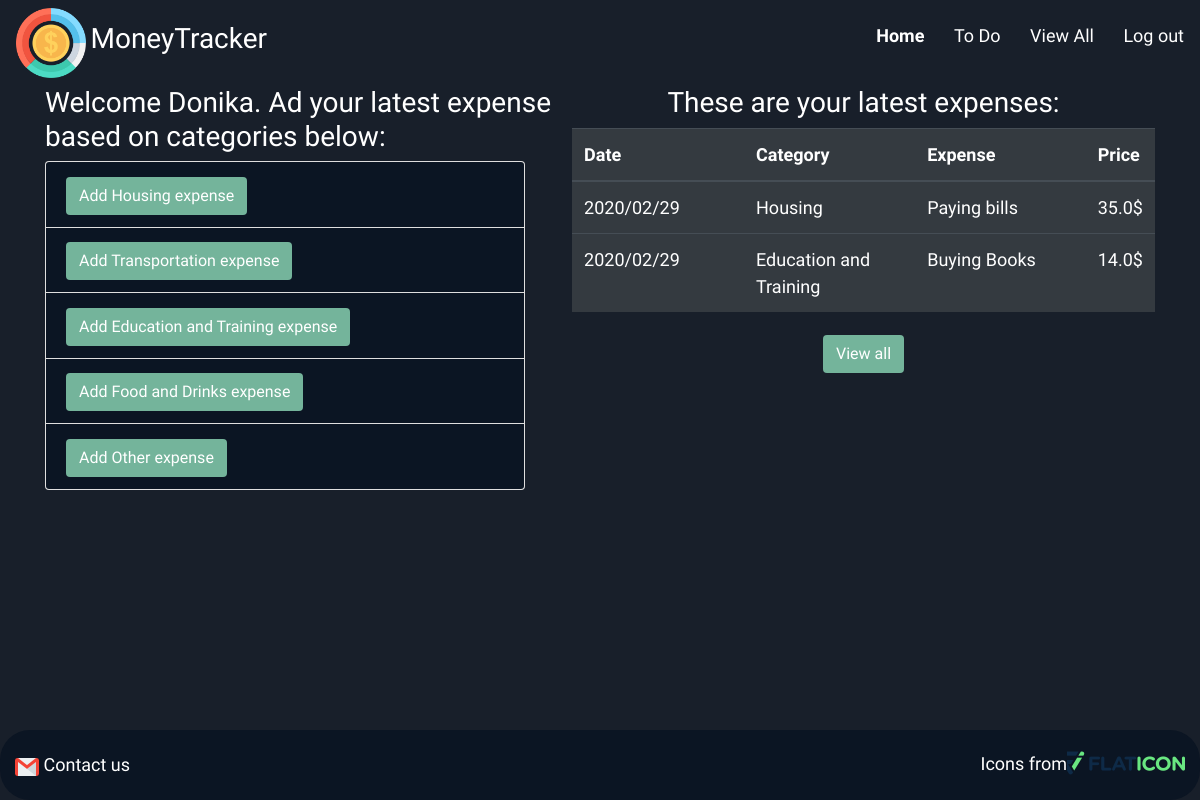
Before: /home (signed in) with the older database file.
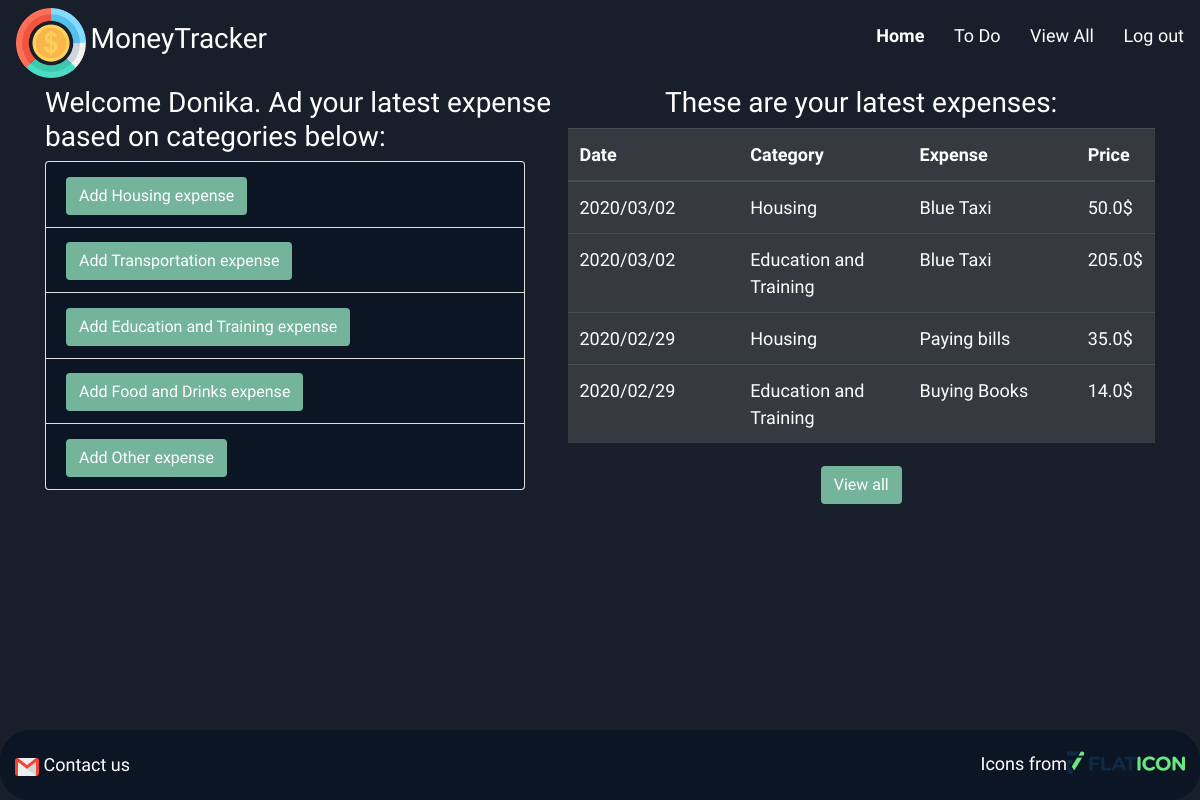
After: the same page with the newer database file.
### models.py (models this page shows, shortened)
class User(db.Model):
    __tablename__ = 'users'
    id = db.Column(db.Integer, primary_key=True)
    first_name = db.Column(db.String(45))
    last_name = db.Column(db.String(45))
    email = db.Column(db.String(255))
    password = db.Column(db.String(255))
    monthly_income = db.Column(db.Float)
    created_at = db.Column(db.DateTime, server_default=func.now())
    updated_at = db.Column(db.DateTime, server_default=func.now(), onupdate=func.now())
    user_expenses = db.relationship('UserExpense',  lazy=True,backref=db.backref('expenses_author'))
    user_todos = db.relationship('UserTodo',lazy=True,backref=db.backref('todos_author'))

class Category(db.Model):
    __tablename__ = 'categories'
    id = db.Column(db.Integer, primary_key=True)
    name = db.Column(db.String())
    category_expenses = db.relationship('UserExpense',  lazy=True,backref=db.backref('expenses_category'))
    category_todos = db.relationship('UserTodo', lazy=True,backref=db.backref('todos_category'))

class UserExpense(db.Model):
    __tablename__ = 'expenses'
    __table_args__ = {'extend_existing': True}

### controller_functions.py (the view)
def home():
    if 'user_id' in session:
        logged_in_user = User.query.filter_by(id=session['user_id']).first()
        categories = Category.query.all()
        sql = text("SELECT e.*, c.name as category_name, strftime('%Y', e.updated_at) AS year, strftime('%m', e.updated_at) AS month, strftime('%d', e.updated_at) AS day FROM expenses e JOIN categories c ON e.category_id = c.id WHERE e.user_id = "+str(session['user_id'])+" ORDER BY e.updated_at DESC LIMIT 5")
        result = db.engine.execute(sql)
        expenses = result.fetchall()
        return render_template("home.html", expenses=expenses, logged_in_user=logged_in_user, categories=categories)
    else:
        return redirect('/login')

### templates/home.html (shortened to what this page needs)
<!DOCTYPE html>
<html lang="en">
<head>
	<link rel="stylesheet" href="https://cdnjs.cloudflare.com/ajax/libs/font-awesome/4.7.0/css/font-awesome.min.css">
	<link rel="stylesheet" href="https://stackpath.bootstrapcdn.com/bootstrap/4.4.1/css/bootstrap.min.css">
	<link rel="stylesheet" type="text/css" href="{{url_for('static',filename = 'css/style.css')}}">
</head>
<body>
	<div class="wrapper home">
		{% include 'includes/header.html' %}
			<div class="container">
				<div class="accordion" id="addExpense">
					<h3>Welcome {{logged_in_user.first_name}}. Ad your latest expense based on categories below: </h3>
					{% for category in categories %}
						<div class="card" style="width: 30rem;">
						    <div class="card-header" id="{{'heading'+category.id|string}}">
						      	<h2 class="mb-0">
						        	<button class="btn collapsed" type="button" data-toggle="collapse" data-target="{{'#collapse'+category.id|string}}"aria-expanded="false" aria-controls="{{'collapse'+category.id|string}}">
						          	Add {{category.name}} expense
						        	</button>
						      	</h2>
						    </div>
						</div>
					{%endfor%}
				</div>
				<div class="table-content">
					<h3>These are your latest expenses:</h3>
					<table class="table table-hover table-dark">
					  	<thead>
					    	<tr>
							    <th scope="col">Date</th>
							    <th scope="col">Category</th>
							    <th scope="col">Expense</th>
							    <th scope="col">Price</th>
					    	</tr>
					  	</thead>
					  	<tbody>
					  		{%for expense in expenses %}
						    	<tr>
							      	<td>{{expense.year}}/{{expense.month}}/{{expense.day}}</td>
							      	<td>{{expense.category_name}}</td>
							      	<td>{{expense.content}}</td>
							      	<td>{{expense.amount}}$</td>
						    	</tr>
							{%endfor%}
					   </tbody>
					</table>
					<a href="/view_all" class="btn">View all</a>
				</div>
			</div>
		{% include 'includes/footer.html' %}
	</div>
</body>
</html>

### templates/includes/header.html (shortened to what this page needs)
<link rel="stylesheet" type="text/css" href="{{url_for('static',filename = 'css/style.css')}}">
<div class="navbar">
    <div class="logo">
        <img src="{{url_for('static',filename = 'img/coin.png')}}">
        <h3>MoneyTracker</h3>
    </div>
    <div class="links">
        <ul>
            <li id="/home"><a href="/home" class="">Home</a></li>
            <li id="/toDoList"><a href="/toDoList" class="">To Do</a></li>
            <li id="/view_all"><a href="/view_all" class="">View All</a></li>
            <li id="/logout"><a href="/logout" class="">Log out</a></li>
        </ul>
    </div>
</div>

### templates/includes/footer.html
<footer>
	<p><img src="{{url_for('static', filename = 'img/gmail.png')}}"> <a href="mailto:email@example.com">Contact us</a></p>
	<p>Icons from<a href="https://www.flaticon.com/" title="Flaticon"><img  id="flaticon" src="{{url_for('static', filename = 'img/flaticon.png')}}"></a></p>
</footer>

### static/css/style.css (style rules this page uses)
body { background: hsl(218, 28%, 13%); }
.wrapper { height: 100vh; background: hsl(218, 28%, 13%); color: white; line-height: 1.5; font-family: 'Raleway', sans-serif; font-size: 18px; }
.navbar h3 { display: inline-block; }
.navbar img { width: 70px; height: 70px; }
.navbar a { text-decoration: none; color: white; }
.navbar .links { display: flex; justify-content: space-between; }
.navbar ul { list-style: none; }
.navbar li { display: inline-block; margin-left: 25px; }
.active { font-weight: bold; }
.home .container { display: flex; justify-content: space-between; }
#addExpense { width: 50%; display: inline-block; }
.card-header { background: hsl(216, 53%, 9%); }
.card-header .btn { background-color:#74b49b; color: white; }
.home table { width: 100%; display: inline-block; }
.table-content { text-align: center; }
.home table { text-align: left; }
.home .table-content a { background-color:#74b49b; color: white; }
.home th { width: 30%; }
.home td { width: 30%; }
footer { background: hsl(216, 53%, 9%); display: flex; justify-content: space-between; flex-direction: row; align-items: center; padding: 15px; border-radius: 30px; position: fixed; bottom: 0; width: 100%; }
footer p { margin: 0; }
footer a { text-decoration: none; color: white; }

Changed rows visible on the page:
added UserExpense: year "2020", month "03", day "02", category_name "Housing", content "Blue Taxi", amount "50.0"
added UserExpense: year "2020", month "03", day "02", category_name "Education and Training", content "Blue Taxi", amount "205.0"
